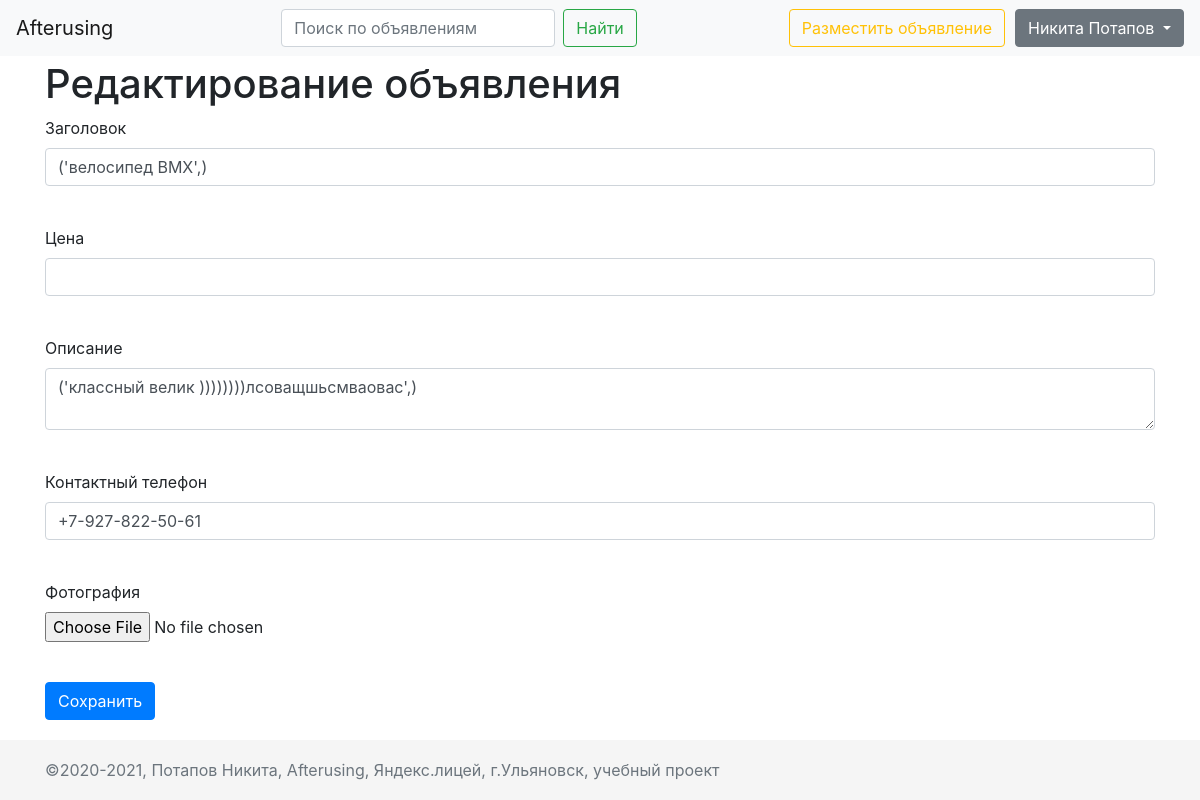
The app's page /edit_product/1 (signed in), older data.
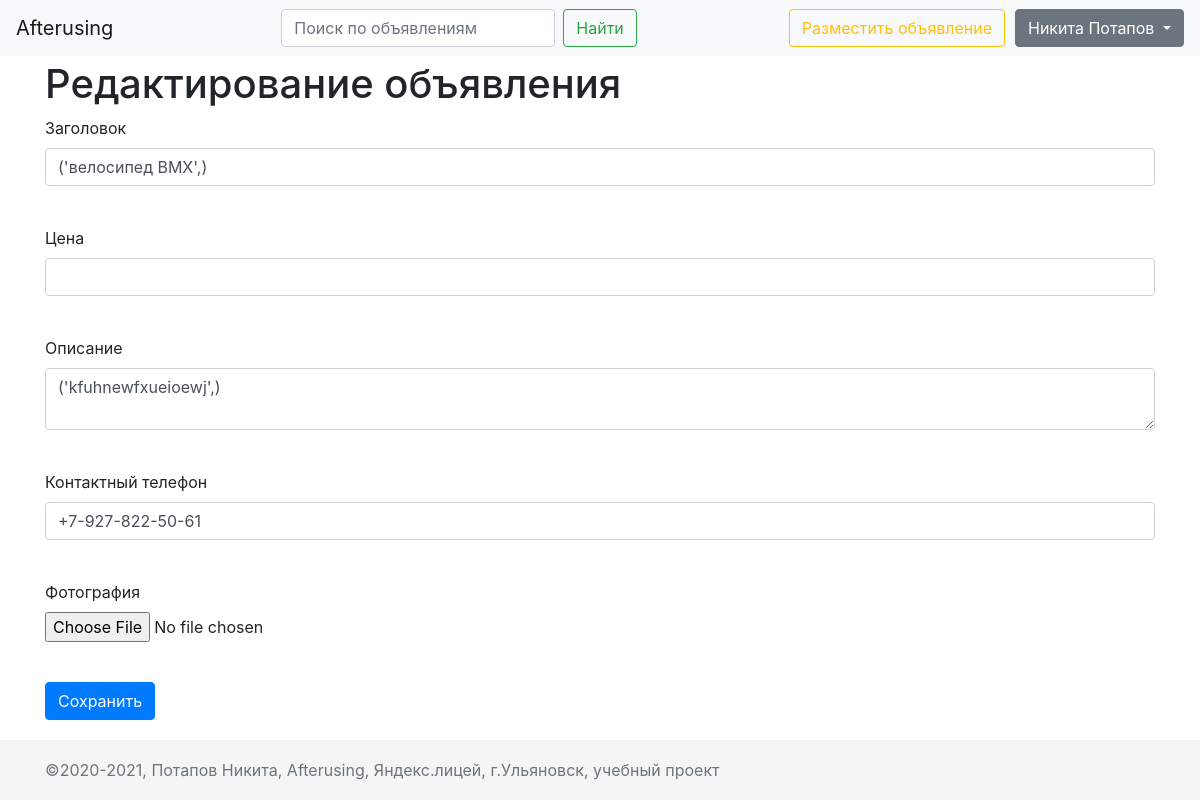
The same page, newer data.
### data/users.py (models this page shows, shortened)
class User(SqlAlchemyBase, UserMixin, SerializerMixin):
    __tablename__ = 'users'
    id = sqlalchemy.Column(sqlalchemy.Integer,
                           primary_key=True, autoincrement=True)
    name = sqlalchemy.Column(sqlalchemy.String, nullable=True)
    email = sqlalchemy.Column(sqlalchemy.String,
                              index=True, unique=True, nullable=True)
    hashed_password = sqlalchemy.Column(sqlalchemy.String, nullable=True)
    modified_date = sqlalchemy.Column(sqlalchemy.DateTime)
    products = orm.relation("Product", back_populates='user')

### data/products.py (models this page shows, shortened)
class Product(SqlAlchemyBase, SerializerMixin):
    __tablename__ = 'products'
    id = sqlalchemy.Column(sqlalchemy.Integer,
                           primary_key=True, autoincrement=True, index=True)
    user_id = sqlalchemy.Column(sqlalchemy.Integer, sqlalchemy.ForeignKey('users.id'))
    user = orm.relation('User')
    path_to_img = sqlalchemy.Column(sqlalchemy.String, nullable=True)
    cost = sqlalchemy.Column(sqlalchemy.Integer, nullable=True)
    title = sqlalchemy.Column(sqlalchemy.String, nullable=True, index=True)
    content = sqlalchemy.Column(sqlalchemy.String, nullable=True)
    contact_number = sqlalchemy.Column(sqlalchemy.String, nullable=True)
    created_date = sqlalchemy.Column(sqlalchemy.DateTime)

### main.py (the view, shortened to what this page needs)
@app.route('/edit_product/<int:id>', methods=['GET', 'POST'])
@login_required
def edit_jobs(id):
    form = AddProductForm()
    if request.method == "GET":
        db_sess = db_session.create_session()
        product = db_sess.query(Product).filter(Product.id == id,
                                                Product.user_id == current_user.id).first()
        if product:
            form.cost.data = product.cost,
            form.title.data = product.title,
            form.content.data = product.content,
            form.contact_number.data = product.contact_number
        else:
            abort(404)
    return render_template('add_product.html',
                           title='Редактирование объявления',
                           form=form
                           )

### forms/product.py
class AddProductForm(FlaskForm):
    cost = IntegerField(label='Цена', validators=[DataRequired()])
    title = StringField(label='Заголовок', validators=[DataRequired()])
    content = TextAreaField('Описание', validators=[DataRequired()])
    contact_number = StringField('Контактный телефон', validators=[DataRequired()])
    image = FileField(label='Фотография')
    submit = SubmitField('Сохранить')

### data/db_session.py (called while the page is built)
def create_session() -> Session:
    global __factory
    return __factory()

### main.py (called while the page is built)
@login_manager.user_loader
def load_user(user_id):
    db_sess = db_session.create_session()
    return db_sess.query(User).get(user_id)

### templates/add_product.html (shortened to what this page needs)
{% extends "base.html" %}
{% block content %}
<h1>{{title}}</h1>
<form action="" method="post" enctype="multipart/form-data">
    <p>
        {{ form.title.label }}<br>
        {{ form.title(class="form-control") }}<br>
    </p>
    <p>
        {{ form.cost.label }}<br>
        {{ form.cost(class="form-control") }}<br>
    </p>
    <p>
        {{ form.content.label }}<br>
        {{ form.content(class="form-control") }}<br>
    </p>
    <p>
        {{ form.contact_number.label }}<br>
        {{ form.contact_number(class="form-control") }}<br>
    </p>
    <p>
        {{ form.image.label }}<br>
        {{ form.image(class="form-control-file") }}<br>
    </p>
    <p>{{ form.submit(type="submit", class="btn btn-primary") }}</p>
</form>
{% endblock %}

### templates/base.html (shortened to what this page needs)
<!doctype html>
<html lang="en">
<head>
    <link rel="stylesheet"
          href="https://cdnjs.cloudflare.com/ajax/libs/twitter-bootstrap/4.6.0/css/bootstrap.min.css"
>
    <link rel="stylesheet" type="text/css" href="static/css/style.css">
</head>
<body>
    <header>
        <nav class="navbar navbar-expand-md navbar-light fixed-top bg-light">
            <div class="collapse navbar-collapse d-flex justify-content-between" id="navbarCollapse">
                <div class="nav-item">
                    <a class="navbar-brand" href="/">Afterusing</a>
                </div>
                <div class="nav-item">
                    <form class="form-inline mt-2 mt-md-0">
                        <input class="form-control mr-sm-2" type="text" placeholder="Поиск по объявлениям"
                               aria-label="Search">
                        <button class="btn btn-outline-success my-2 my-sm-0" type="submit">Найти</button>
                    </form>
                </div>
                <div class="nav-item">
                    <div class="d-flex">
                        <a class="btn btn-outline-warning my-2 my-sm-0" style="margin-right: 10px;" href="/add_product">Разместить объявление</a>
                        {% if current_user.is_authenticated %}
                        <div class="dropdown">
                          <a class="btn btn-secondary dropdown-toggle" href="#" role="button" id="dropdownMenuLink" data-toggle="dropdown" aria-haspopup="true" aria-expanded="false">
                            {{ current_user.name }}
                          </a>
                        </div>
                        {% else %}
                        <div class="d-flex">
                            <a class="btn btn-outline-info my-2 my-sm-0" href="/register">Зарегистрироваться</a>
                            <a class="btn btn-secondary my-2 my-sm-0" href="/login">Войти</a>
                        </div>
                        {% endif %}
                    </div>
                </div>
            </div>
        </nav>
    </header>
    <main role="main" class="container">
        {% block content %}
        {% endblock %}
    </main>
    <footer class="footer">
        <div class="container">
            <span class="text-muted">©2020-2021, Потапов Никита, Afterusing, Яндекс.лицей, г.Ульяновск, учебный проект </span>
        </div>
    </footer>
</body>
</html>

### static/css/style.css (style rules this page uses)
html { position: relative; min-height: 100%; }
body { margin-bottom: 60px; }
.footer { position: absolute; bottom: 0; width: 100%; height: 60px; line-height: 60px; background-color: #f5f5f5; }
body > .container { padding: 60px 15px 0; }
.footer > .container { padding-right: 15px; padding-left: 15px; }

Row changes from the older to the newer data that the page shows:
changed Product "('велосипед BMX',)": content "('классный велик ))))))))лсоващшьсмваовас',)" → "('kfuhnewfxueioewj',)"
